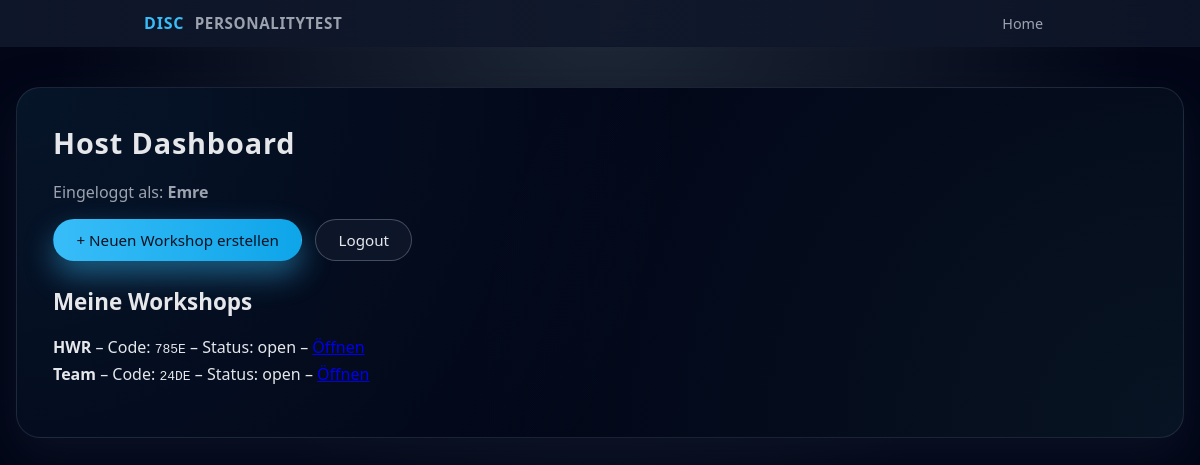
Before: /dashboard (signed in) with the older database file.
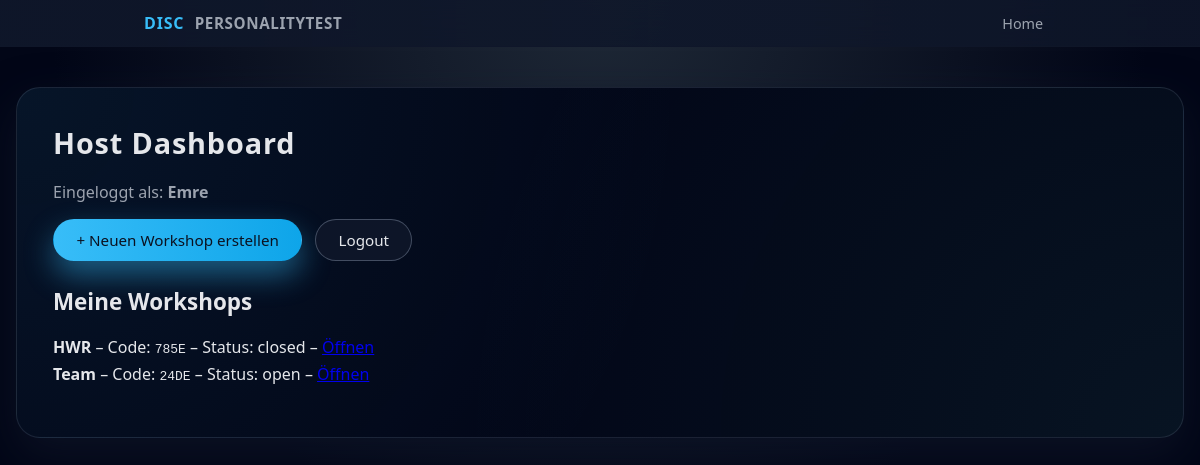
After: the same page with the newer database file.
### models.py (models this page shows)
class Workshop(db.Model):
    __tablename__ = "workshops"
    id = db.Column(db.Integer, primary_key=True)
    code = db.Column(db.String(16), unique=True, nullable=False)
    title = db.Column(db.String(200), nullable=False)
    status = db.Column(db.String(20), default="open", nullable=False)
    created_at = db.Column(db.DateTime, default=datetime.utcnow, nullable=False)
    host_id = db.Column(db.Integer, db.ForeignKey("hosts.id"), nullable=False)
    host = db.relationship("Host", back_populates="workshops")
    participants = db.relationship("Participant", back_populates="workshop", cascade="all, delete-orphan")
    answers = db.relationship("Answer", back_populates="workshop", cascade="all, delete-orphan")

### app.py (the view)
@app.route("/dashboard")
def dashboard():
    if not require_host_login():
        return redirect(url_for("login_get"))
    host_id = session["host_id"]
    workshops = Workshop.query.filter_by(host_id=host_id).order_by(Workshop.created_at.desc()).all()
    return render_template("host_home.html", workshops=workshops)

### app.py (called while the page is built)
def require_host_login():
    return "host_id" in session

### templates/host_home.html
{% extends "base.html" %}
{% block content %}
<h1>Host Dashboard</h1>
<p>Eingeloggt als: <strong>{{ session.get("host_name") }}</strong></p>
<div class="btn-row" style="margin-top: 1rem;">
  <a class="btn btn-primary" href="{{ url_for('workshop_new') }}">+ Neuen Workshop erstellen</a>
  <a class="btn btn-secondary" href="{{ url_for('logout') }}">Logout</a>
</div>
<h2 style="margin-top: 1.6rem;">Meine Workshops</h2>
{% if workshops and workshops|length > 0 %}
  <ul class="results-list">
    {% for w in workshops %}
      <li>
        <strong>{{ w.title }}</strong>
        – Code: <code>{{ w.code }}</code>
        – Status: {{ w.status }}
        – <a href="{{ url_for('host_dashboard', code=w.code) }}">Öffnen</a>
      </li>
    {% endfor %}
  </ul>
{% else %}
  <p>Noch keine Workshops vorhanden. Erstelle zuerst einen Workshop.</p>
{% endif %}
{% endblock %}

Changed rows visible on the page:
changed Workshop "HWR": status "open" → "closed"
